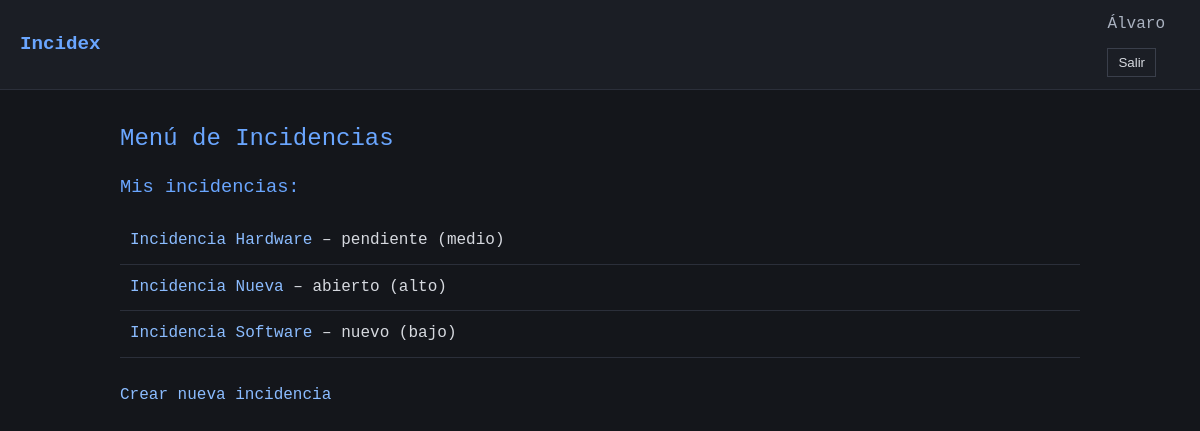
The page / (signed in) on the database as committed earlier.
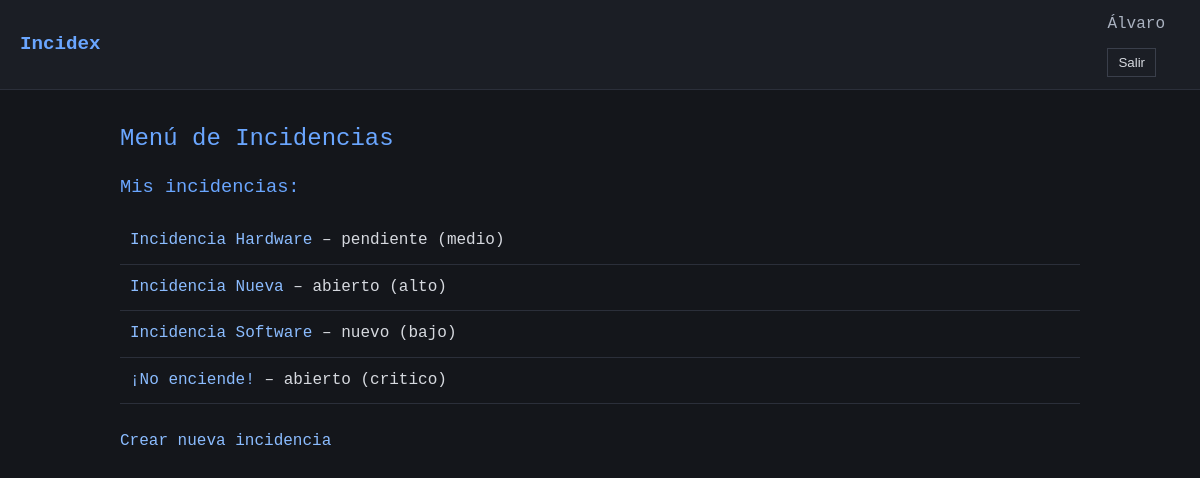
The same page on the database as committed later.
### incidencias/models.py (models this page shows, shortened)
class Incidencia(models.Model):
    CRITICIDAD_CHOICES = [
        ('bajo', 'Bajo'),
        ('medio', 'Medio'),
        ('alto', 'Alto'),
        ('critico', 'Crítico'),
    ]
    TIPO_INCIDENCIA_CHOICES = [
        ('hardware', 'Hardware'),
        ('software', 'Software'),
    ]
    ESTADO_CHOICES = [
        ('nuevo', 'Nuevo'),
        ('abierto', 'Abierto'),
        ('pendiente', 'Pendiente'),
        ('en_espera', 'En Espera'),
        ('resuelto', 'Resuelto'),
        ('cerrado', 'Cerrado'),
    ]
    titulo = models.CharField(max_length=100)
    descripcion = models.TextField()
    criticidad = models.CharField(max_length=10, choices=CRITICIDAD_CHOICES)
    tipo_incidencia = models.CharField(max_length=10, choices=TIPO_INCIDENCIA_CHOICES)
    estado = models.CharField(max_length=10, choices=ESTADO_CHOICES, default='nuevo')
    fecha_creacion = models.DateTimeField(auto_now_add=True)
    usuario_creador = models.ForeignKey(User, on_delete=models.CASCADE, related_name='incidencias')
    tecnico_asignado = models.ForeignKey(Tecnico, on_delete=models.SET_NULL, null=True, blank=True, related_name='incidencias')

### incidencias/views.py (the view, shortened to what this page needs)
# urls.py: path('', views.home, name='home'),
@login_required
def home(request):
    user = request.user
    context = {}
    if user.groups.filter(name='Usuarios').exists():
        incidencias = Incidencia.objects.filter(usuario_creador=user)
        context['tipo_panel'] = 'usuario'
        context['incidencias'] = incidencias
    else:
        incidencias = Incidencia.objects.all()
        context['tipo_panel'] = 'admin'
        context['incidencias'] = incidencias
    return render(request, "incidencias/home.html", context)

### templates/incidencias/home.html (shortened to what this page needs)
{% extends "base.html" %}
{% block content %}
    <h2>Menú de Incidencias</h2>
    {% if tipo_panel == 'usuario' %}
        <h3>Mis incidencias:</h3>
        {% if incidencias %}
            <ul>
            {% for incidencia in incidencias %}
                <li>
                    <a href="{% url 'detalle_incidencia' incidencia.id %}">{{ incidencia.titulo }}</a> – {{ incidencia.estado }} ({{ incidencia.criticidad }})
                </li>
            {% endfor %}
            </ul>
        {% else %}
            <p>No tienes incidencias registradas.</p>
        {% endif %}
    <a href="{% url 'crear_incidencia' %}">Crear nueva incidencia</a>
    {% else %}
        <p>No tienes un perfil válido configurado.</p>
    {% endif %}
{% endblock %}

Rows that differ between the two databases and show on the page:
added Incidencia: titulo "¡No enciende!", estado "abierto", criticidad "critico"
